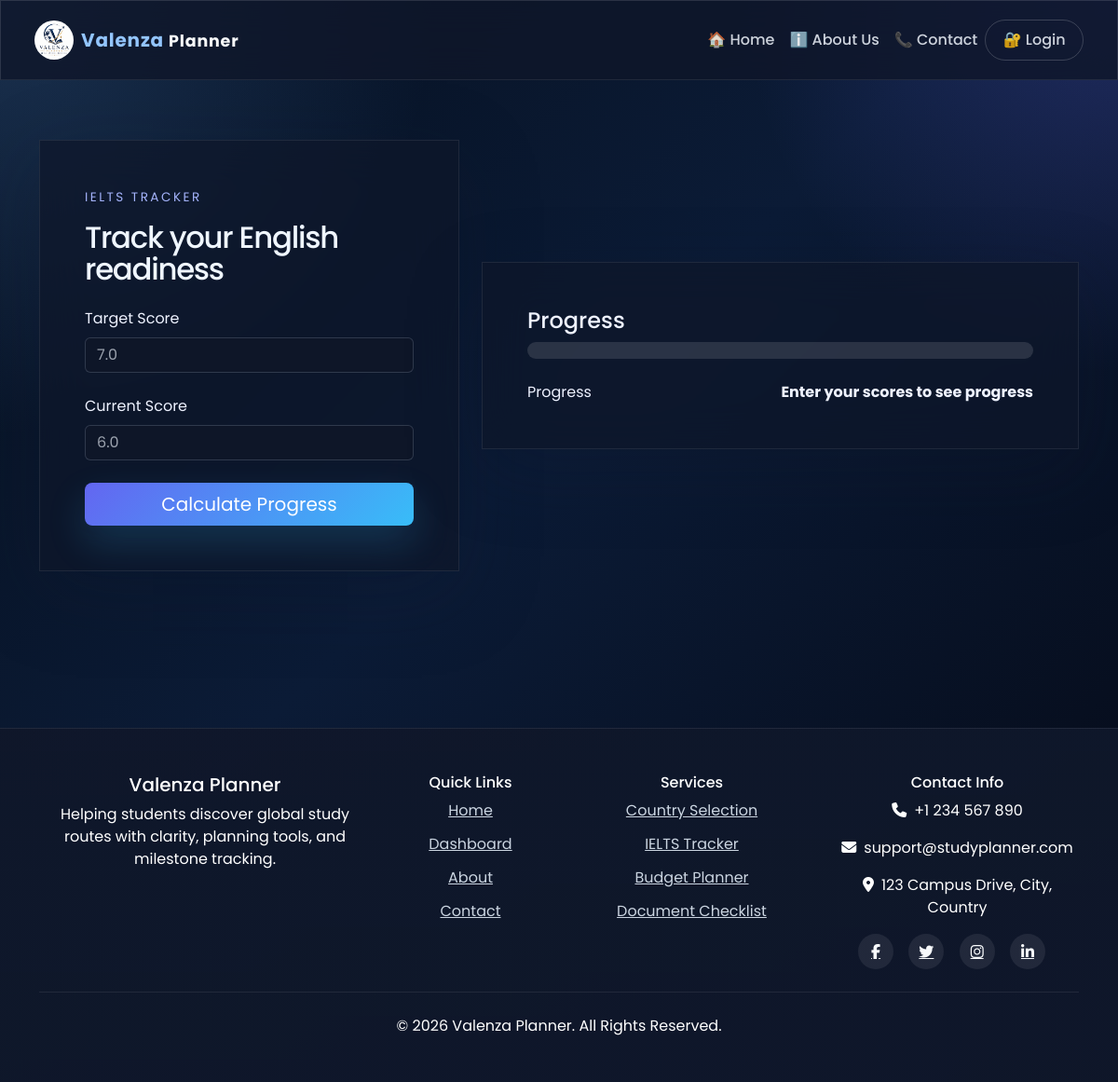
Before: /ielts_dashboard/ (signed in) with the older database file.
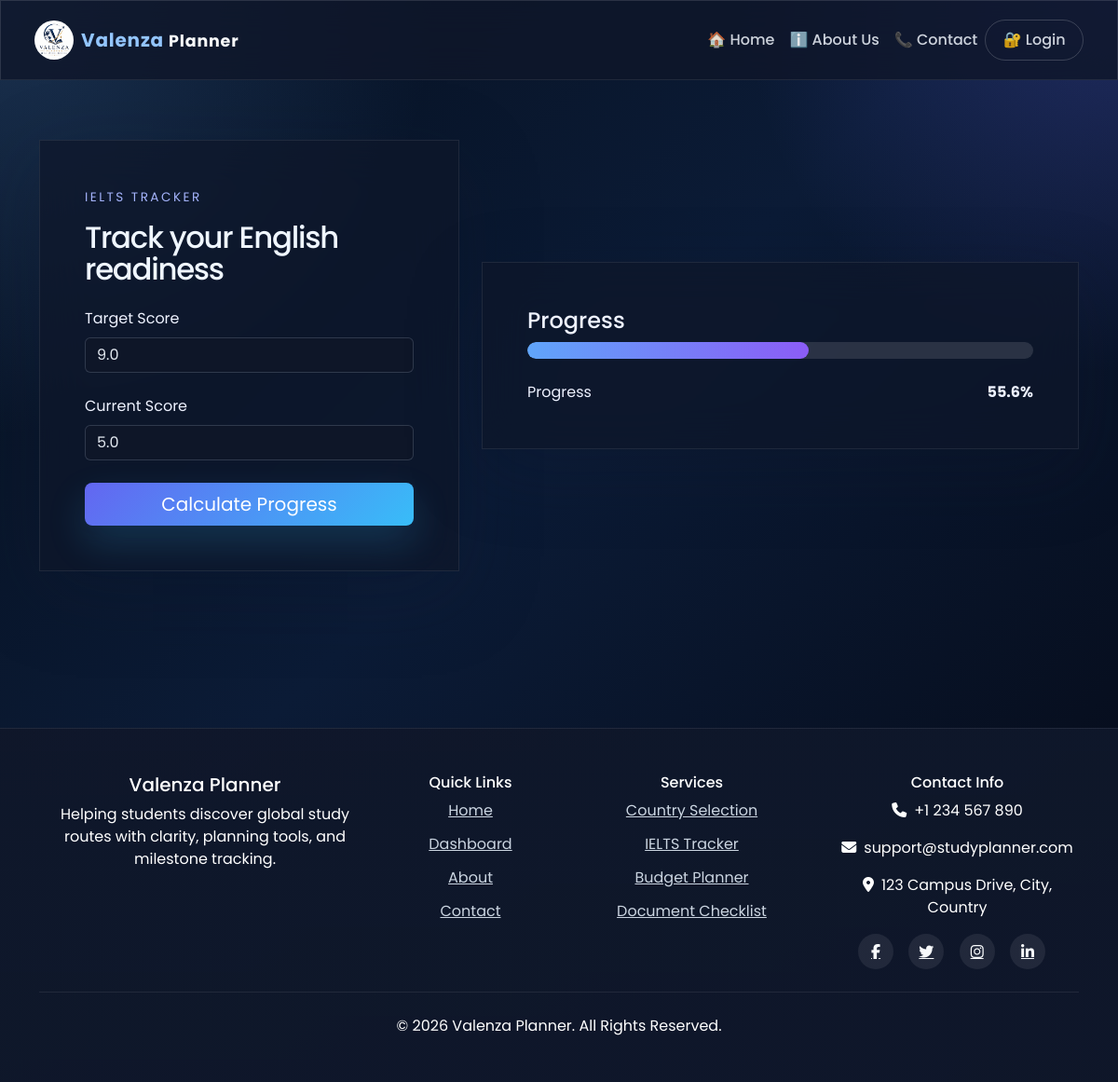
After: the same page with the newer database file.
### students/models.py (models this page shows, shortened)
class IELTS(models.Model):
    user = models.ForeignKey(User, on_delete=models.CASCADE)
    target_score = models.DecimalField(max_digits=3, decimal_places=1)
    current_score = models.DecimalField(max_digits=3, decimal_places=1)
    class Meta:
        verbose_name = "IELTS"
        verbose_name_plural = "IELTS"

### students/views.py (the view)
# urls.py: path('ielts_dashboard/', views.ielts_dashboard, name='ielts_dashboard'),
def ielts_dashboard(request):
    ielts = IELTS.objects.filter(user=request.user).first()
    progress = 0
    if request.method == "POST":
        if ielts is None:
            ielts = IELTS(user=request.user)
        ielts.target_score = request.POST.get("target_score")
        ielts.current_score = request.POST.get("current_score")
        ielts.save()
    ielts = IELTS.objects.filter(user=request.user).first()
    if ielts:
        progress = round(
            (float(ielts.current_score) / float(ielts.target_score)) * 100,
            1
        )
        if progress > 100:
            progress = 100
    return render(request, "ielts/ielts_list.html", {
        "ielts": ielts,
        "progress": progress,
    })

### students/templates/ielts/ielts_list.html (shortened to what this page needs)
{% extends 'base.html' %}
{% block content %}
<section class="section-padding">
    <div class="container">
        <div class="row align-items-center gy-5">
            <div class="col-lg-5">
                <div class="section-glass p-5 shadow-soft">
                    <div class="section-heading mb-4">
                        <span class="eyebrow">IELTS Tracker</span>
                        <h2 class="section-title">Track your English readiness</h2>
                    </div>
                    <form method="POST">
                        <div class="mb-4">
                            <label class="form-label">Target Score</label>
                            <input type="number"
                                   name="target_score"
                                   class="form-control"
                                   value="{{ ielts.target_score|default:'' }}"
                                   placeholder="7.0"
                                   min="0"
                                   max="9"
                                   step="0.1"
                                   required>
                        </div>
                        <div class="mb-4">
                            <label class="form-label">Current Score</label>
                            <input type="number"
                                   name="current_score"
                                   class="form-control"
                                   value="{{ ielts.current_score|default:'' }}"
                                   placeholder="6.0"
                                   min="0"
                                   max="9"
                                   step="0.1"
                                   required>
                        </div>
                        <button type="submit" class="btn btn-primary btn-lg w-100">
                            Calculate Progress
                        </button>
                    </form>
                </div>
            </div>
            <div class="col-lg-7">
                <div class="section-glass p-5 shadow-soft">
                    <div class="mb-4">
                        <h4>Progress</h4>
                        <div class="progress progress-bar-custom">
                            <div class="progress-bar"
                                 role="progressbar"
                                 style="width:{% if progress %}{{ progress }}{% else %}0{% endif %}%;"
                                 aria-valuenow="{% if progress %}{{ progress }}{% else %}0{% endif %}"
                                 aria-valuemin="0"
                                 aria-valuemax="100">
                            </div>
                        </div>
                    </div>
                    <div class="d-flex justify-content-between align-items-center">
                        <span>Progress</span>
                        {% if progress %}
                            <strong>{{ progress }}%</strong>
                        {% else %}
                            <strong>Enter your scores to see progress</strong>
                        {% endif %}
                    </div>
                </div>
            </div>
        </div>
    </div>
</section>
{% endblock %}

Changed rows visible on the page:
added IELTS: target_score "9.0", current_score "5.0"
Other visible differences:
{{ progress }}: (not shown) → "55.6"
text no longer shown: "Enter your scores to see progress"
